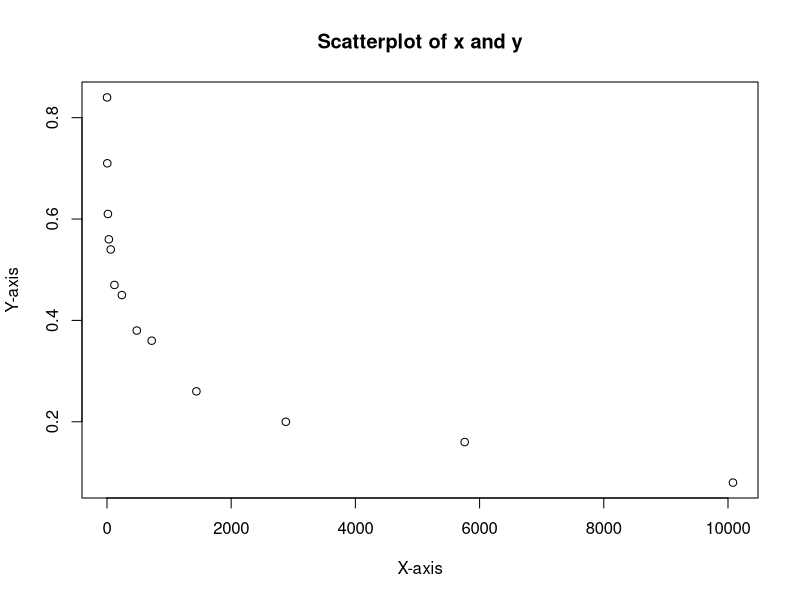
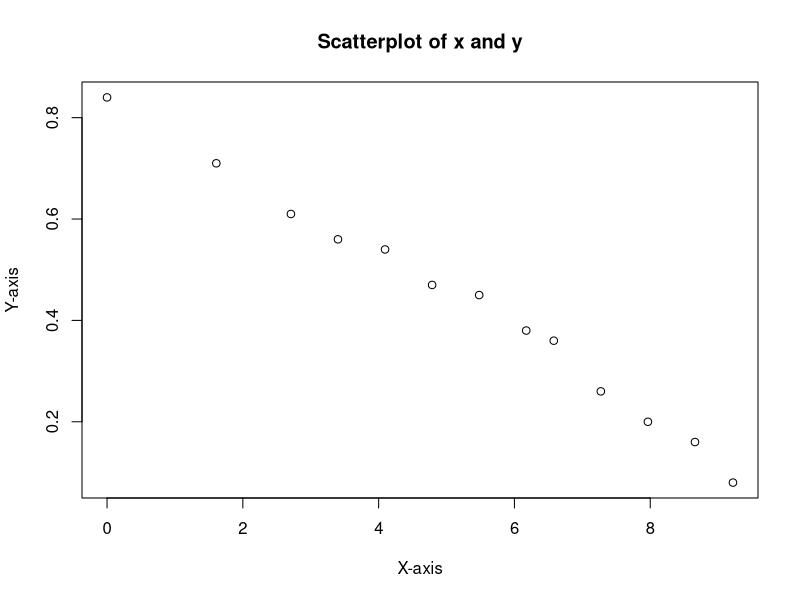

Here is the R script that generated these plots, in order:
## ---- chunk 1
knitr::opts_chunk$set(echo = TRUE)
## ---- chunk 2
library(readr)
word_recall <- read.csv("wordrecall.csv", sep = ",")
## ---- chunk 3
x <- word_recall$time
y <- word_recall$prop

# Scatterplot
plot(x, y, main = "Scatterplot of x and y", xlab = "X-axis", ylab = "Y-axis")

## ---- chunk 4
x <- word_recall$time
y <- word_recall$prop

# Scatterplot
plot(log(x), y, main = "Scatterplot of x and y", xlab = "X-axis", ylab = "Y-axis")

## ---- chunk 5
model1 <- lm(y ~ x)
model2 <- lm(y ~ log(x))
## ---- chunk 6
coefs <- model2$coefficients
log_p3 = coefs[1]+3*60*60*coefs[2]
p3 = 10^log_p3
